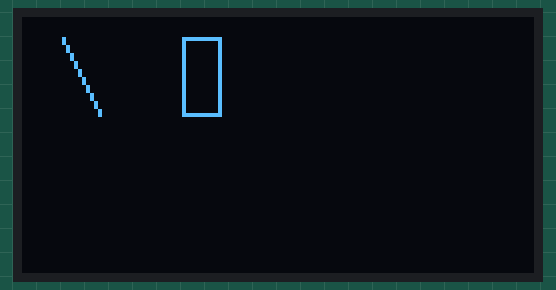
This sketch was run on a simulated ESP32. On the bench: 128×64 one-colour display. The display library's start-up logo is not drawn.

Above: at 8.5 s.
At 16.6 s:
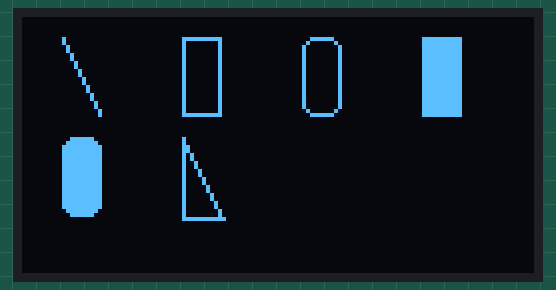
At 18.6 s:
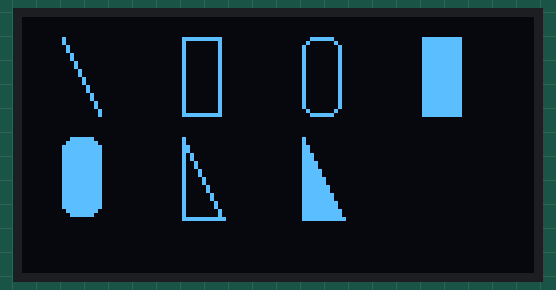
At 20.6 s:
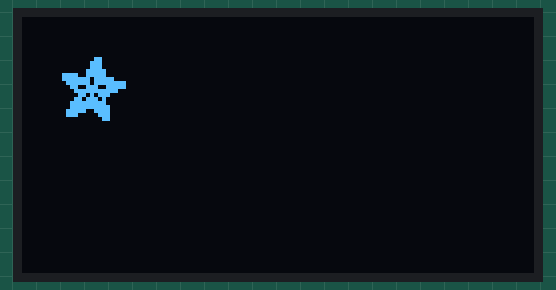
At 22.6 s:
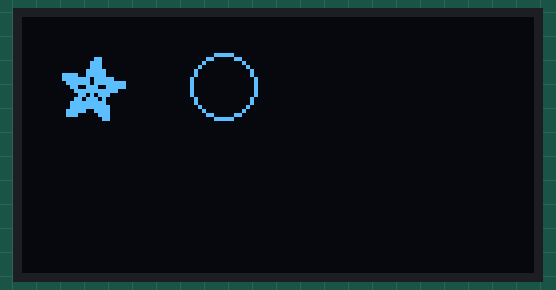
At 26.7 s:
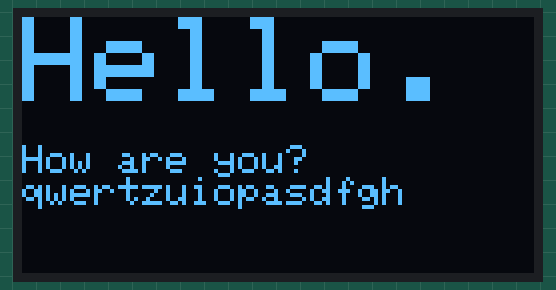

The sketch:

OLED_n_vod.ino
```cpp
/*
 * EXAMPLE CODE FOR OLED display with SH1106 driver IC
 * Composing and displayng images on the display
 *
 * https://github.com/LasKKit/
 * laskarduino.cz
 * 2022
 *
 * Compile it as "ESP32-WROOM-DA"
 *
 *  Produkt jeste neni.
 */

#include <SPI.h>
#include <Wire.h>
#include <Adafruit_GFX.h>
#include <Adafruit_SH110X.h>
//Nejprve je nutné stáhnout tyto tři knihovny
/*
 Adafruit_BusIO - https://github.com/adafruit/Adafruit_BusIO
 Adafruit_GFX - https://github.com/adafruit/Adafruit-GFX-Library
 Adafruit_SH110X - https://github.com/adafruit/Adafruit_SH110X
 */


#define i2c_Address 0x3c //Na této adrese je displej, pokud nebude fungovat zkuste vyměnit za 0x3d
Adafruit_SH1106G display = Adafruit_SH1106G(128, 64, &Wire, -1); //Přiřadí displej, tloušťku a výšku

#define w 16
#define h 16
static const unsigned char PROGMEM bitmap[] =
{ B00000000, B11000000,
  B00000001, B11000000,
  B00000001, B11000000,
  B00000011, B11100000,
  B11110011, B11100000,
  B11111110, B11111000,
  B01111110, B11111111,
  B00110011, B10011111,
  B00011111, B11111100,
  B00001101, B01110000,
  B00011011, B10100000,
  B00111111, B11100000,
  B00111111, B11110000,
  B01111100, B11110000,
  B01110000, B01110000,
  B00000000, B00110000
};


void setup() {

  delay(250); // Počká než se OLED zapne
  display.begin(i2c_Address, true); //Začne displej
  display.display();
  delay(2000);
  display.clearDisplay(); //Vyčistí displej, nutné zavolat display.display()
  //display.setContrast (100); //Nastavý světlost displeje pokud to umí

  //Zobrazí pixel drawPixel(x souřadnice, y souřadnice, barva pixelu (pro více barevné displeje.))
  display.drawPixel(10, 10, SH110X_WHITE);
  display.display(); //Po každém malovacím povelu, povel .display() vykreslí zedané obrazce
  delay(2000);
  display.clearDisplay();

  //Lze tak vykreslit i více pixelů nebo obrazců najednou
  int x=10;
  int y=10;
  display.drawPixel(x-1, y, SH110X_WHITE);
  display.drawPixel(x+1, y, SH110X_WHITE);
  display.drawPixel(x, y-1, SH110X_WHITE);
  display.drawPixel(x, y+1, SH110X_WHITE);
  display.display();
  delay(2000);
  display.clearDisplay();

  //Zobrazí linku drawLine(x začátečního bodu, y začátečního bodu, x koncového bodu, y koncového bodu, barva)
  display.drawLine(10,5,19,24,SH110X_WHITE);
  display.display();
  delay(2000);


  //Zobrazí prázdný čtyřúhelník drawRect(x začátečního bodu,y začátečního bodu, délka na ose x, délka na ose y)
  display.drawRect(40,5,10,20,SH110X_WHITE);
  refresh();

  //Zobrazí prázdný čtyřúhelník se zaoblenými rohy drawRect(x začátečního bodu,y začátečního bodu, délka na ose x, délka na ose y, poloměr rohů)
  display.drawRoundRect(70,5,10,20,3,SH110X_WHITE);
  refresh();

  //Zobrazí prázdný čtyřúhelník drawRect(x začátečního bodu,y začátečního bodu, délka na ose x, délka na ose y)
  display.fillRect(100,5,10,20,SH110X_WHITE);
  refresh();

  //Zobrazí prázdný čtyřúhelník drawRect(x začátečního bodu,y začátečního bodu, délka na ose x, délka na ose y, poloměr rohů)
  display.fillRoundRect(10,30,10,20,3,SH110X_WHITE);
  refresh();

  //Zobrazí prázdný trojúhelník drawTriangle(x bodu A, y bodu A, x bodu B, y bodu B, x bodu C, y bodu C)
  display.drawTriangle(40,30,50,50,40,50,SH110X_WHITE);
  refresh();

  //Zobrazí plný trojúhelník drawTriangle(x bodu A, y bodu A, x bodu B, y bodu B, x bodu C, y bodu C)
  display.fillTriangle(70,30,80,50,70,50,SH110X_WHITE);
  refresh();

  display.clearDisplay();

  //Zobrazí bitmapu drawBitmap(x začátečního bodu, y začátečního bodu,bitmapa,tloušťka bitmapy v pixelech,výška bitmapy)
  display.drawBitmap(10,10,bitmap,w,h,SH110X_WHITE);
  refresh();

   //Zobrazí prázdný kruh drawRect(x středu,y středu, poloměr)
  display.drawCircle(50,17,8,SH110X_WHITE);
  refresh();

  //Zobrazí plný kruh drawRect(x středu,y středu, poloměr)
  display.fillCircle(80,17,8,SH110X_WHITE);
  refresh();

  display.clearDisplay();

  display.setTextSize(3); //Nastaví velikost textu (označuje tloušťku linek doporučuji mezi 1-9)
  display.setTextColor(SH110X_WHITE); //Nastavý barvu textu
  display.setCursor(0,0); //Nastavý kurzor na zadanou pozici
  display.print("Hello."); //Napíše zadaný text
  display.setCursor(0,32);
  display.setTextSize(1);
  display.println("How are you?"); //Napíše zadaný text a přeskočí na další řádek
  display.println("qwertzuiopasdfgh");
  refresh();

  display.clearDisplay();
  display.fillRect(0,0,128,64,SH110X_WHITE);
  refresh();

}

void loop() {
}
void refresh(){
  display.display();
  delay(2000);
  }
```

Measured:
- what the display in image 0 shows lasts 2.0 s, from 8.4 s to 10.4 s
